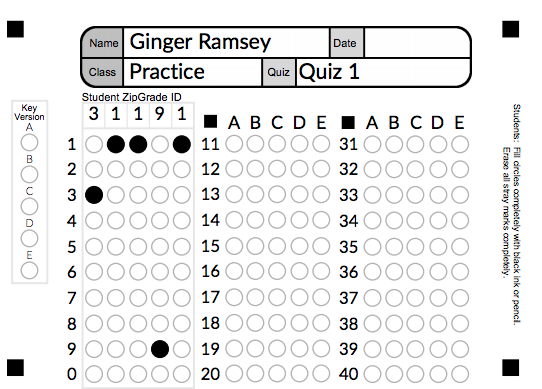
#> input picture ginger.png, 542 x 389 px
$ python mygrader+extract.py --image ginger.png
#> lines starting #> are read from the running program, lines starting #| are printed output that depends on the picture; after the words box and inside, x2 and y2 are one past the last pixel; in counts of white or black regions, pixels touching at a corner belong together
# python mygrader+extract.py --image ginger.png

# import the necessary packages
import mygrader
from imutils.perspective import four_point_transform
from imutils import contours
import numpy as np
import argparse
import imutils
import cv2
import pytesseract
import os
pytesseract.pytesseract.tesseract_cmd = "C:\\Program Files\\Tesseract-OCR\\tesseract"
biggestcontour = []

def read_process_image(image):
	gray = cv2.cvtColor(image, cv2.COLOR_BGR2GRAY)
	blurred = cv2.GaussianBlur(gray, (5, 5), 0)
	edged = cv2.Canny(blurred, 10, 200)
	cv2.imshow("edged", edged)
	cv2.waitKey(0)
	im = edged.copy()
	return edged

def get_draw_contours(im,ims):
	cnts = cv2.findContours(im, cv2.RETR_EXTERNAL,
						   cv2.CHAIN_APPROX_SIMPLE)
	pcsdimage = ims.copy()
	print('bef imutils grabcontours cnts', len(cnts))
	cnts = imutils.grab_contours(cnts)
	print('after cnts', len(cnts))
	cnts = sorted(cnts, key=cv2.contourArea, reverse=True)
	biggestcontour = cnts[0]
	#print('biggestcontour in f1', biggestcontour)
	cv2.drawContours(ims, cnts, -1, (0, 255, 0), 3)
	cv2.imshow("Contours", ims)
	cv2.waitKey()

	for c in cnts:
		peri = cv2.arcLength(c, True)
		approx = cv2.approxPolyDP(c, 0.1 * peri, True)
		x, y, w, h = cv2.boundingRect(approx)
		im = cv2.rectangle(pcsdimage,(x,y),((x+w),(y+h)),(0,0,255),1)
		#cv2.imshow("1-by-1", pcsdimage)
		#cv2.waitKey()
	cv2.imshow('All rectboxes',pcsdimage)
	cv2.waitKey()
	return biggestcontour

def draw_biggest_contour_extract(imb,biggestcontour):
	#imb = image.copy()
	#print('biggestcontour in f2',biggestcontour)
	perib = cv2.arcLength(biggestcontour, True)
	approxb = cv2.approxPolyDP(biggestcontour, 0.3 * perib, True)
	x, y, w, h = cv2.boundingRect(biggestcontour)
	cv2.rectangle(imb, (x, y), ((x + w), (y + h)), (0, 0, 255), 1)
	# cv2.drawContours(imb,biggestcontour,-1,(0,0,255),3)
	cv2.imshow("biggestcontour", imb)  # biggest contour is the name head which is cropped and saved to be read later
	cv2.waitKey()
	cropimage = 'cropped' + str(int(y)) + ".jpg"
	cv2.imwrite(cropimage, imb[y:y + h, x:x + w])
	cv2.imread(cropimage)
	data = pytesseract.image_to_string(cropimage, lang='eng', config='--psm 6')
	#print(cropimage)
	return cropimage

def get_name_from_crop(cropimagename,ims):
	print('Cropimagepath ',cropimagename)
	croppedimage = cv2.imread(cropimagename)
	cv2.imshow('Cropimageoriginal',croppedimage)
	cv2.waitKey()
	gray = cv2.cvtColor(croppedimage, cv2.COLOR_BGR2GRAY)
	#cv2.imshow('Cropimagegray',gray)
	blurred = cv2.GaussianBlur(gray, (5, 5), 0)
	edged = cv2.Canny(blurred, 10, 200)
	cnts = cv2.findContours(edged, cv2.RETR_EXTERNAL,
							cv2.CHAIN_APPROX_SIMPLE)
	cnts = imutils.grab_contours(cnts)
	cnts = sorted(cnts, key=cv2.contourArea, reverse=True)
	pcsdimage = croppedimage.copy()
	namecontour =cnts[0] #biggest contour is the one with the name
	perin = cv2.arcLength(namecontour, True)
	approxn = cv2.approxPolyDP(namecontour, 0.2 * perin, True)
	x, y, w, h = cv2.boundingRect(approxn)
	im = cv2.rectangle(pcsdimage, (x, y), ((x + w), (y + h)), (0, 255,0), 1)
	cv2.imshow('name exrtact',pcsdimage)
	cv2.waitKey()
	namepart = pcsdimage[y:y + h, x:x + w]
	namepath = 'name' + str(int(y)) + ".jpg"
	#cv2.imwrite(nameextract, namepart)
	cv2.imread(namepath)
	#data = pytesseract.image_to_string(namepath, lang='eng', config='--psm 6')
	data = pytesseract.image_to_string(namepath, lang='eng', config='--psm 6')
	print(data) #name alone is extracted here


	""""for c in cnts:
		peri = cv2.arcLength(c, True)
		approx = cv2.approxPolyDP(c, 0.1 * peri, True)
		x, y, w, h = cv2.boundingRect(approx)
		im = cv2.rectangle(pcsdimage,(x,y),((x+w),(y+h)),(0,0,255),1)
		#cv2.imshow("1-by-1 in crop", pcsdimage)
		#cv2.waitKey()
	#cv2.imshow('All crop-rectboxes',pcsdimage)
	#cv2.waitKey()"""
	return


def main():
	ap = argparse.ArgumentParser()
	ap.add_argument("-i", "--image", required=True,
					help="path to the input image")
	args = vars(ap.parse_args())
	image = cv2.imread(args["image"])
#> image is the input picture: shape (389, 542, 3); mean B, G, R 236, 235.9, 235.9
	ims = image.copy()
	cv2.imshow("Original", image)
	cv2.waitKey(0)
	edged = read_process_image(image)
#> in read_process_image, `gray = cv2.cvtColor(image, cv2.COLOR_BGR2GRAY)`:
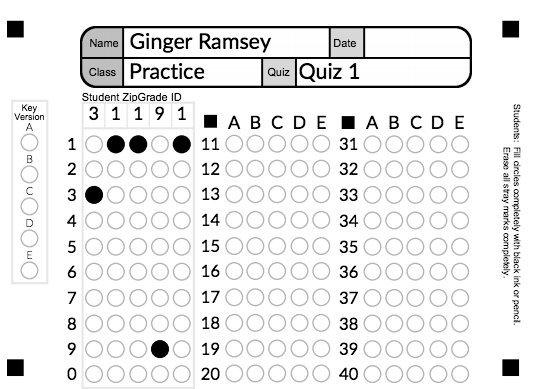
#> gray: shape (389, 542); min 0, max 255, mean 235.9
#> in read_process_image, `blurred = cv2.GaussianBlur(gray, (5, 5), 0)`:
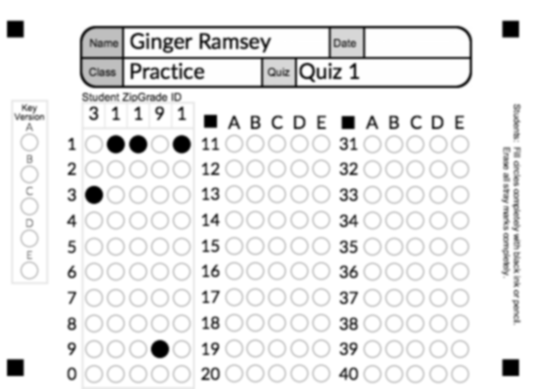
#> blurred: shape (389, 542); min 0, max 255, mean 235.9
#> in read_process_image, `edged = cv2.Canny(blurred, 10, 200)`:
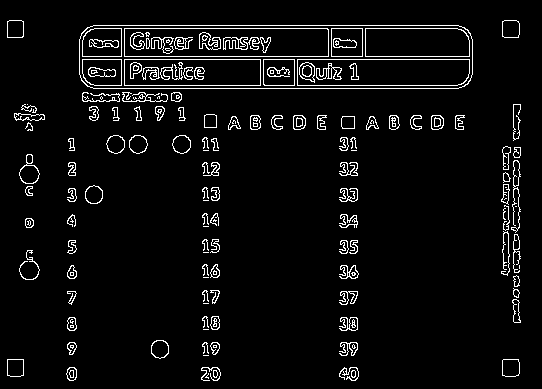
#> edged: shape (389, 542); 5% white in thin lines or dots, all inside (x1, y1, x2, y2) = (7, 20, 521, 381)
	im = edged.copy()

	biggestcontour = get_draw_contours(im,ims)
#> in get_draw_contours, `cnts = cv2.findContours(im, cv2.RETR_EXTERNAL, cv2.CHAIN_APPROX_SIMPLE)`: cnts = 110 contours, 46 with area under 20; largest, box (x1, y1, x2, y2) and area: (79, 25, 473, 89) 24514, (19, 154, 40, 184) 346, (502, 20, 520, 38) 280, (502, 359, 520, 377) 278, (7, 20, 24, 38) 268
#| bef imutils grabcontours cnts 2
#| after cnts 110
#> in get_draw_contours, `biggestcontour = cnts[0]`: biggestcontour = contour of 48 points, box (x1, y1, x2, y2) (79, 25, 473, 89), area 24514
#> in get_draw_contours, `cv2.drawContours(ims, cnts, -1, (0, 255, 0), 3)`:
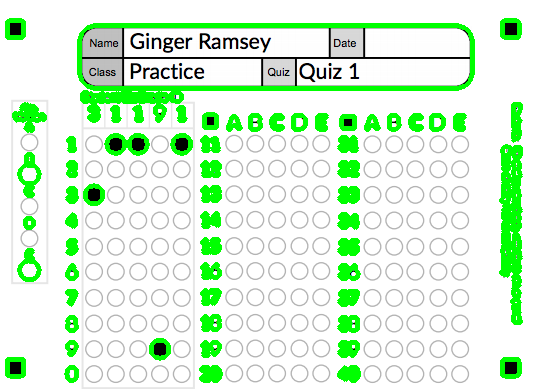
#> ims: shape (389, 542, 3); 11.75% of pixels changed, all inside (x1, y1, x2, y2) = (5, 18, 523, 383)
#> the loop in get_draw_contours, `for c in cnts:` made 110 passes
#> (peri, approx, x, y, w, h) on passes 1 to 9: (889.7, [[79, 39], [472, 74]], 79, 39, 394, 36), (95.6, [[27, 154], [19, 175], [33, 183]], 19, 154, 15, 30), (65.07, [[502, 21], [502, 36], [518, 37], [518, 21]], 502, 21, 17, 17), (65.07, [[503, 359], [502, 375], [518, 375], [518, 359]], 502, 359, 17, 17), (64.24, [[7, 21], [7, 37], [22, 37], [23, 21]], 7, 21, 17, 17), (64.83, [[7, 359], [7, 375], [23, 375], [23, 359]], 7, 359, 17, 17), (60.87, [[179, 135], [172, 145], [183, 153], [190, 140]], 172, 135, 19, 19), (60.87, [[131, 137], [130, 149], [144, 151], [146, 139]], 130, 137, 17, 15), (60.87, [[113, 135], [106, 144], [117, 153], [124, 140]], 106, 135, 19, 19)
#> (peri, x, y, w, h) on passes 36, 37, 53: (58.38, 411, 115, 11, 14), (58.38, 272, 115, 11, 14), (35.31, 26, 186, 7, 10)
#> pass 2, in get_draw_contours, `im = cv2.rectangle(pcsdimage,(x,y),((x+w),(y+h)),(0,0,255),1)`:
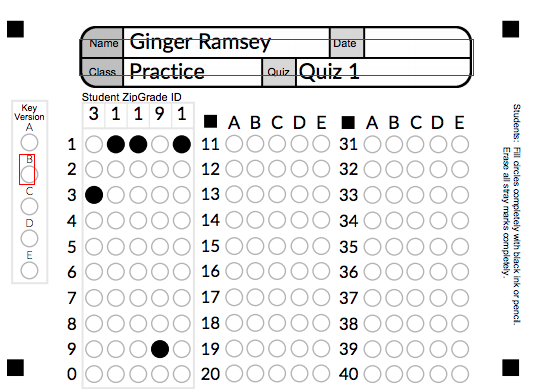
#> im: shape (389, 542, 3); mean B, G, R 235.1, 234.9, 236.1
#> after the loop in get_draw_contours, `for c in cnts:`:
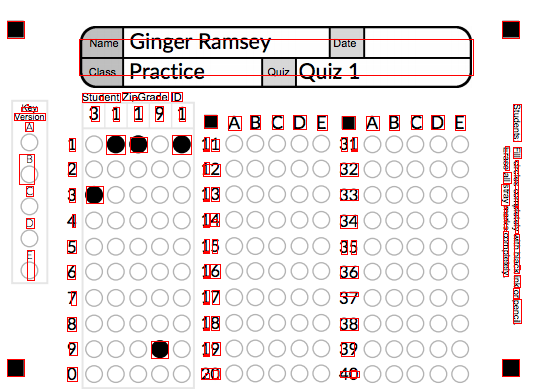
#> pcsdimage: shape (389, 542, 3); 2.74% of pixels changed, all inside (x1, y1, x2, y2) = (7, 21, 522, 382)
	cropimage = draw_biggest_contour_extract(image,biggestcontour)
#> in draw_biggest_contour_extract, `perib = cv2.arcLength(biggestcontour, True)`: perib = 889.7
#> in draw_biggest_contour_extract, `approxb = cv2.approxPolyDP(biggestcontour, 0.3 * perib, True)`: approxb = [[79, 39], [472, 74]]
#> in draw_biggest_contour_extract, `x, y, w, h = cv2.boundingRect(biggestcontour)`: x = 79; y = 25; w = 394; h = 64
#> in draw_biggest_contour_extract, `cropimage = 'cropped' + str(int(y)) + ".jpg"`: cropimage = 'cropped25.jpg'
#> in draw_biggest_contour_extract, `cv2.imwrite(cropimage, imb[y:y + h, x:x + w])`:
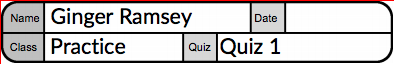
#> saved as cropped25.jpg: shape (64, 394, 3); mean B, G, R 193.2, 192.9, 197.5
	#print(crop.shape)

	#biggestcontouraa = get_draw_contours(crop, ims)
	get_name_from_crop(cropimage,ims)


if __name__ == "__main__":
	main()
#> (the call stopped at in draw_biggest_contour_extract, `data = pytesseract.image_to_string(cropimage, lang='eng', config='--ps..`: pytesseract is not available in this run)


'''
# construct the argument parse and parse the arguments
ap = argparse.ArgumentParser()
ap.add_argument("-i", "--image", required=True,
	help="path to the input image")
args = vars(ap.parse_args())


image = cv2.imread(args["image"])
ims = image.copy()
cv2.imshow("Original", image)
cv2.waitKey(0)
gray = cv2.cvtColor(image, cv2.COLOR_BGR2GRAY)
blurred = cv2.GaussianBlur(gray, (5, 5), 0)
edged = cv2.Canny(blurred, 10, 20)
cv2.imshow("canny", edged)
cv2.waitKey(0)
im = edged.copy()
cnts = cv2.findContours(im, cv2.RETR_EXTERNAL,
	cv2.CHAIN_APPROX_SIMPLE)

print('bef imutils grabcontours cnts',len(cnts))
cnts = imutils.grab_contours(cnts)

print('after cnts',len(cnts))
#docCnt = None

thresh = cv2.threshold(im, 0, 255,
	cv2.THRESH_BINARY_INV | cv2.THRESH_OTSU)[1]

# find contours in the thresholded image, then initialize
# the list of contours that correspond to questions
cnts = cv2.findContours(im, cv2.RETR_EXTERNAL,
	cv2.CHAIN_APPROX_SIMPLE)
cnts = imutils.grab_contours(cnts)
print('after thresh cnts',len(cnts))
cv2.imshow("thresh", thresh)
cv2.waitKey()
cnts = sorted(cnts, key=cv2.contourArea, reverse=True)
biggestcontour = cnts[0]

cv2.drawContours(ims,cnts,-1,(0,255,0),3)
cv2.imshow("sthresh", ims)
cv2.waitKey()
coords =[]
pcsdimage = image.copy()
for c in cnts:
	peri = cv2.arcLength(c, True)
	approx = cv2.approxPolyDP(c, 0.1 * peri, True)
	x, y, w, h = cv2.boundingRect(approx)
	coords.append(c)
	# [7 lines of commented-out code are left out]
cv2.waitKey()
##### draw the biggest contour########################
imb = image.copy()
perib = cv2.arcLength(biggestcontour, True)
approxb = cv2.approxPolyDP(biggestcontour, 0.3* perib, True)
x, y, w, h = cv2.boundingRect(biggestcontour)
cv2.rectangle(imb,(x,y),((x+w),(y+h)),(0,0,255),1)
#cv2.drawContours(imb,biggestcontour,-1,(0,0,255),3)
cv2.imshow("biggestcontour", imb) #biggest contour is the name head which is cropped and saved to be read later
cv2.waitKey()
####extract the name inside this contour###############
cropimage ='cropped'+str(int(y))+".jpg"
cv2.imwrite(cropimage,imb[y:y+h,x:x+w])
cv2.imread(cropimage)
data = pytesseract.image_to_string(cropimage, lang='eng', config='--psm 6')
print(data)

os.system("mygrader.py cropimage")


cv2.destroyAllWindows()


'''
